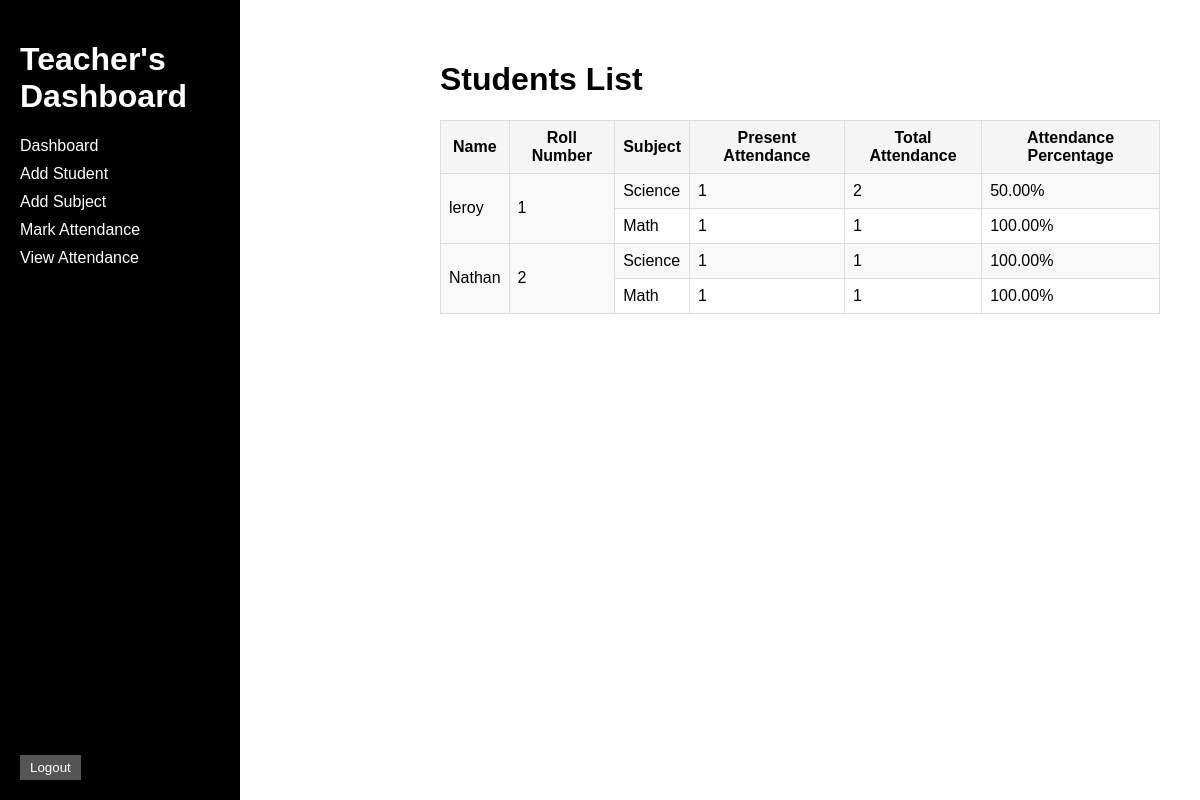
/students_list, run on an earlier commit of the app's database.
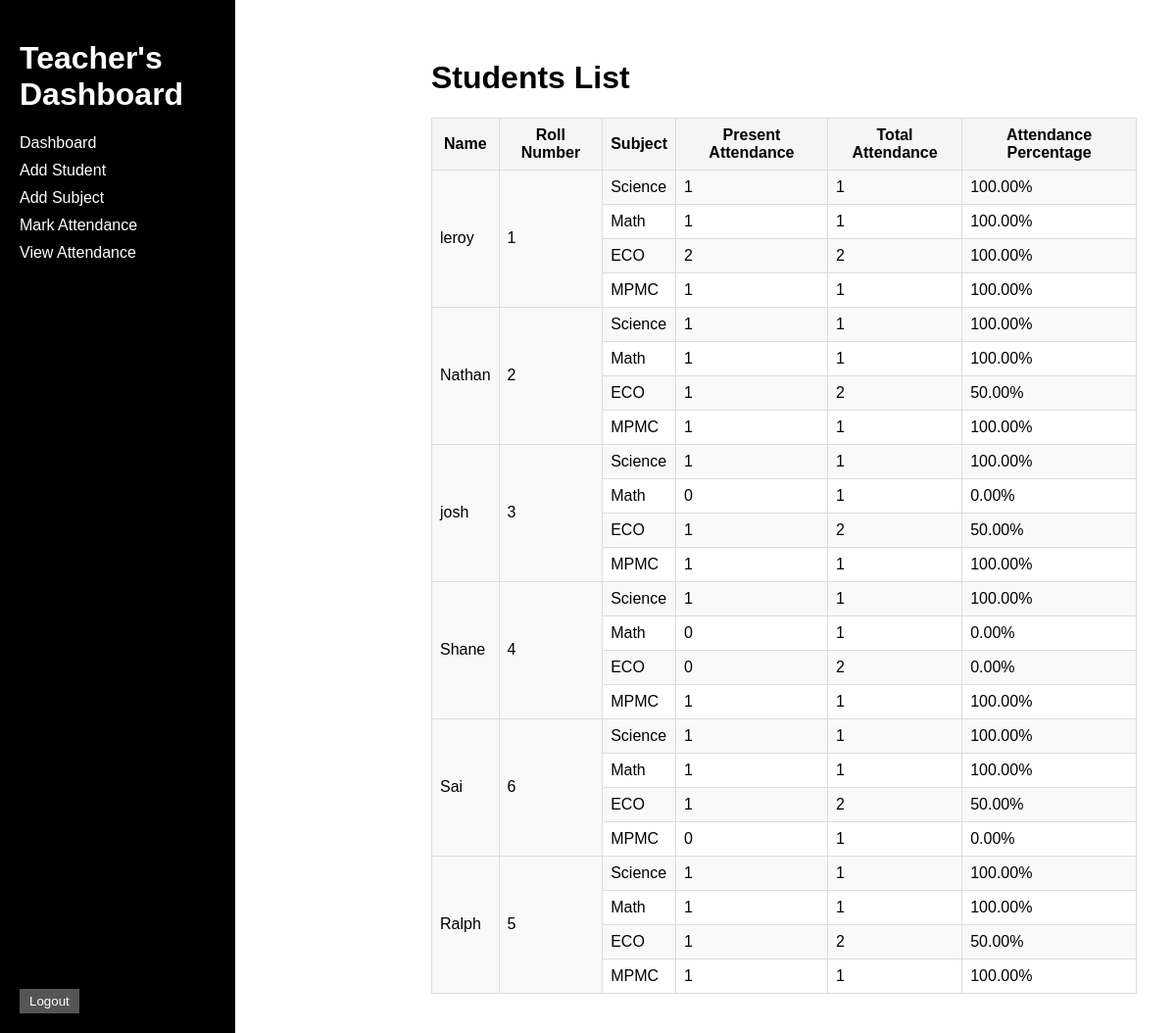
And on a later commit of the database.
### tables this page shows
CREATE TABLE students (
                id INTEGER PRIMARY KEY AUTOINCREMENT,
                name TEXT NOT NULL,
                roll_no INTEGER UNIQUE NOT NULL
            );

CREATE TABLE subjects (
                id INTEGER PRIMARY KEY AUTOINCREMENT,
                name TEXT NOT NULL UNIQUE
            );

### app.py (the view)
@app.route('/students_list')
def students_list():
    c.execute("SELECT * FROM students")
    students = c.fetchall()
    c.execute("SELECT * FROM subjects")
    subjects = c.fetchall()
    students_data = []
    for student in students:
        student_id = student[0]
        name = student[1]
        roll_no = student[2]
        attendance_data = []
        for subject in subjects:
            subject_id = subject[0]
            subject_name = subject[1]
            c.execute("SELECT COUNT(*) FROM attendance WHERE student_id=? AND subject_id=? AND status='Present'",
                      (student_id, subject_id))
            present_attendance = c.fetchone()[0]
            c.execute("SELECT COUNT(*) FROM attendance WHERE student_id=? AND subject_id=?",
                      (student_id, subject_id))
            total_attendance = c.fetchone()[0]
            attendance_data.append({
                'subject': subject_name,
                'present_attendance': present_attendance,
                'total_attendance': total_attendance
            })
        students_data.append({
            'name': name,
            'roll_no': roll_no,
            'attendance_data': attendance_data
        })
    return render_template('students_list.html', students_data=students_data, subjects=subjects)

### templates/students_list.html (shortened to what this page needs)
{% extends 'base.html' %}
{% block content %}
    <div class="content">
        <h1>Students List</h1>
        <table class="students-table">
            <tr>
                <th>Name</th>
                <th>Roll Number</th>
                <th>Subject</th>
                <th>Present Attendance</th>
                <th>Total Attendance</th>
                <th>Attendance Percentage</th>
            </tr>
            {% for student_data in students_data %}
                <tr>
                    <td rowspan="{{ subjects|length }}">{{ student_data['name'] }}</td>
                    <td rowspan="{{ subjects|length }}">{{ student_data['roll_no'] }}</td>
                    {% for attendance_data in student_data['attendance_data'] %}
                        <td>{{ attendance_data['subject'] }}</td>
                        <td>{{ attendance_data['present_attendance'] }}</td>
                        <td>{{ attendance_data['total_attendance'] }}</td>
                        <td>{% if attendance_data['total_attendance'] > 0 %}{{ "%.2f" % (attendance_data['present_attendance'] / attendance_data['total_attendance'] * 100) }}%{% else %}N/A{% endif %}</td>
                    </tr>
                    {% if not loop.last %}
                        <tr>
                    {% endif %}
                {% endfor %}
            {% endfor %}
        </table>
    </div>
{% endblock %}

### templates/base.html (shortened to what this page needs)
<!DOCTYPE html>
<html>
<head>
</head>
<body>
    <div class="sidebar">
        <h1>Teacher's Dashboard</h1>
        <ul>
            <li><a href="{{ url_for('home') }}">Dashboard</a></li>
            <li><a href="{{ url_for('add_student') }}">Add Student</a></li>
            <li><a href="{{ url_for('add_subject') }}">Add Subject</a></li>
            <li><a href="{{ url_for('mark_attendance') }}">Mark Attendance</a></li>
            <li><a href="{{ url_for('students_list') }}">View Attendance</a></li>
        </ul>
        <div class="logout">
            <form action="{{ url_for('logout') }}" method="POST">
                <button type="submit">Logout</button>
            </form>
        </div>
    </div>
    <div class="content">
        {% block content %}{% endblock %}
    </div>
</body>
</html>

### templates/base.html (style rules this page uses)
body { margin: 0; padding: 0; font-family: Arial, sans-serif; }
.sidebar { position: fixed; left: 0; top: 0; height: 100%; width: 200px; background-color: #000000; color: #fff; padding: 20px; }
.sidebar ul { list-style-type: none; padding: 0; margin: 0; }
.sidebar li { margin-bottom: 10px; }
.sidebar a { color: #fff; text-decoration: none; }
.logout { position: absolute; bottom: 60px; left: 20px; }
.logout button { color: #fff; background-color: #555; border: none; padding: 5px 10px; cursor: pointer; }
.content { margin-left: 200px; padding: 20px; }

### templates/students_list.html (style rules this page uses)
.content { margin-left: 200px; }
.students-table { width: 100%; border-collapse: collapse; margin-top: 20px; }
.students-table th, .students-table td { border: 1px solid #ddd; padding: 8px; }
.students-table th { background-color: #f5f5f5; }
.students-table tr:nth-child(even) { background-color: #f9f9f9; }

What changed in the data, as far as the page shows it:
computed for subjects "Science": total_attendance "2" → "1"; attendance_data "50.00" → "100.00"
added subjects: subject "ECO", present_attendance "2", total_attendance "2", attendance_data "100.00", present_attendance "1", attendance_data "50.00", present_attendance "0", attendance_data "0.00"
added subjects: subject "MPMC", present_attendance "1", total_attendance "1", attendance_data "100.00", present_attendance "0", attendance_data "0.00"
added students: name "josh", roll_no "3", subjects (subject "Science", present_attendance "1", total_attendance "1", attendance_data "100.00"), subjects (subject "Math", present_attendance "0", total_attendance "1", attendance_data "0.00")
added students: name "Shane", roll_no "4", subjects (subject "Science", present_attendance "1", total_attendance "1", attendance_data "100.00"), subjects (subject "Math", present_attendance "0", total_attendance "1", attendance_data "0.00")
added students: name "Sai", roll_no "6", subjects (subject "Science", present_attendance "1", total_attendance "1", attendance_data "100.00"), subjects (subject "Math", present_attendance "1", total_attendance "1", attendance_data "100.00")
added students: name "Ralph", roll_no "5", subjects (subject "Science", present_attendance "1", total_attendance "1", attendance_data "100.00"), subjects (subject "Math", present_attendance "1", total_attendance "1", attendance_data "100.00")
